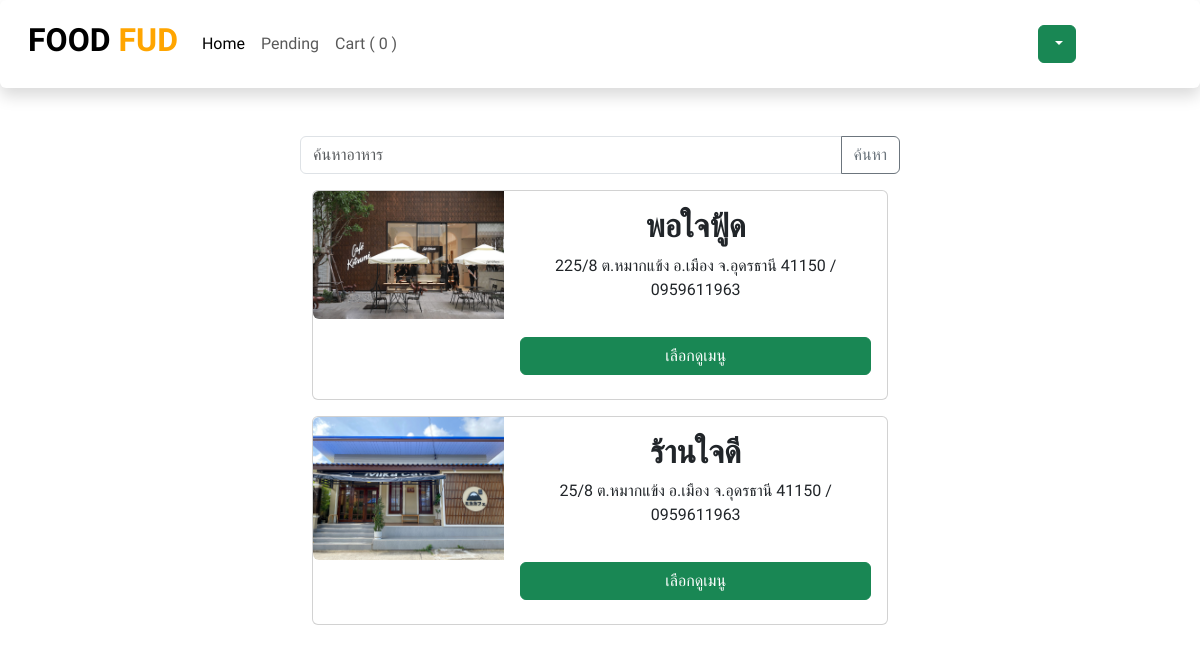
The app's page /Customer.php with its own data.
### tables this page shows
CREATE TABLE `restaurant` (
  `RestID` int(11) NOT NULL,
  `RestName` varchar(255) DEFAULT NULL,
  `RestCate` varchar(255) DEFAULT NULL,
  `UserID` int(11) DEFAULT NULL,
  `RestDetail` varchar(255) DEFAULT NULL,
  `RestStatus` int(11) DEFAULT NULL,
  `RestImg` text DEFAULT NULL
);

### Customer.php (the view, shortened to what this page needs)
<?php
include './Assets/header.php';
include './Assets/customer-nav.php';
require './db.php';
?>
<center>
<div class="col-md-6 mx-auto">
            <form action="SearchRest.php" method="post" class="input-group mb-3">
                <input type="search" name="search" class="form-control" placeholder="ค้นหาอาหาร">
                <button class="btn btn-outline-secondary" type="submit">ค้นหา</button>
            </form>
        </div>
<center>
<?php
$resp = $db->query("SELECT * FROM restaurant");
while ($row = mysqli_fetch_assoc($resp)) :
?>
        <div class="">
            <div class="container w-50">
                <div class="row">
                    <div class="col">
                        <div class="card mb-3" style="max-width: 100%;">
                            <div class="row g-0">
                            <div class="col-md-4">
                                    <img src="./Image/<?= $row['RestImg'] ?>" class="img-fluid rounded-start" alt="...">
                                </div>
                                <div class="col-md-8">
                                    <div class="card-body">
                                        <h2 class="card-title"><b><?= $row['RestName'] ?></b> </h2>
                                        <p class="card-text"><?= $row['RestDetail'] ?></p>
                                        <form action="CustomerMenu.php" method="post" style="margin-top: 10%;">
                                            <button class="btn btn-success mb-2 w-100" type="submit">เลือกดูเมนู</button>
                                        </form>
                                    </div>
                                </div>
                            </div>
                        </div>
                    </div>
                </div>
            </div>
        <?php endwhile; ?>

### Assets/header.php (style rules this page uses)
* { font-family: 'Prompt', sans-serif; }

### records on screen
restaurant: RestImg (picture), RestName "พอใจฟู้ด", RestDetail "225/8 ต.หมากแข้ง อ.เมือง จ.อุดรธานี 41150 / 0959611963"
restaurant: RestImg (picture), RestName "ร้านใจดี", RestDetail "25/8 ต.หมากแข้ง อ.เมือง จ.อุดรธานี 41150 / 0959611963"

### other values on screen
$num "0"
